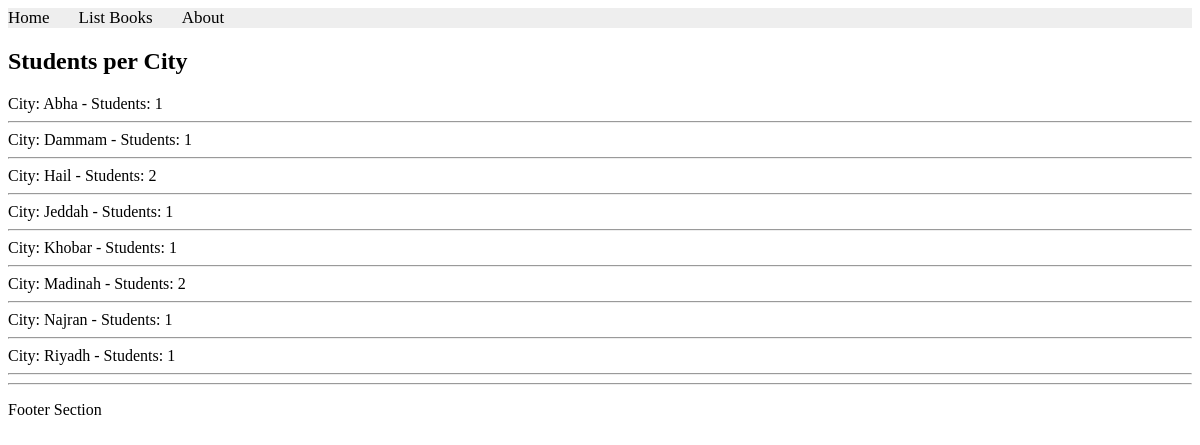
Page /books/lab8/task7 on the committed database.
### apps/bookmodule/models.py (models this page shows, shortened)
class Address(models.Model):
    city = models.CharField(max_length=50)

### apps/bookmodule/views.py (the view)
# urls.py: path('lab8/task7', views.task7, name='Lab8_task7'),
def task7(request):
    data = Student.objects.values('address__city').annotate(total=Count('id'))
    return render(request, 'bookmodule/task7.html', {'data': data})

### apps/templates/bookmodule/task7.html (shortened to what this page needs)
{% extends "layouts/base.html" %}
{% block content %}
<h2>Students per City</h2>
{% for row in data %}
City: {{ row.address__city }} - Students: {{ row.total }}
<hr>
{% endfor %}
{% endblock content %}

### rows in the picture
Address: address__city "Abha", total "1"
Address: address__city "Dammam", total "1"
Address: address__city "Hail", total "2"
Address: address__city "Jeddah", total "1"
Address: address__city "Khobar", total "1"
Address: address__city "Madinah", total "2"
Address: address__city "Najran", total "1"
Address: address__city "Riyadh", total "1"
